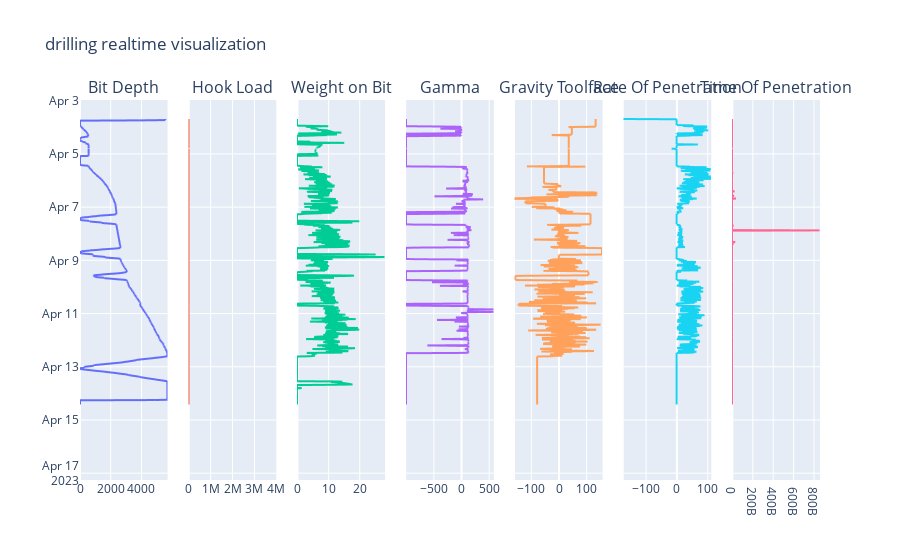

This figure's notebook cell:
### Code cell
fig.show()

### Figure 1 — Plotly figure (JSON) as saved in the notebook; plotly's stock layout.template omitted (floating-point values rounded to 4 significant figures; data arrays with more than 128 entries replaced by an {"elided": "..."} marker saying what was removed)
{"data": [{"name": "Bit Depth", "type": "scattergl", "x": {"elided": "1235 float values"}, "xaxis": "x", "y": {"elided": "1235 str values"}, "yaxis": "y"}, {"name": "Hook Load", "type": "scattergl", "x": {"elided": "1235 float values"}, "xaxis": "x2", "y": {"elided": "1235 str values"}, "yaxis": "y2"}, {"name": "Weight on Bit", "type": "scattergl", "x": {"elided": "1235 float values"}, "xaxis": "x3", "y": {"elided": "1235 str values"}, "yaxis": "y3"}, {"name": "Gamma", "type": "scattergl", "x": {"elided": "1235 float values"}, "xaxis": "x4", "y": {"elided": "1235 str values"}, "yaxis": "y4"}, {"name": "Gravity Toolface", "type": "scattergl", "x": {"elided": "1235 float values"}, "xaxis": "x5", "y": {"elided": "1235 str values"}, "yaxis": "y5"}, {"name": "Rate Of Penetration", "type": "scattergl", "x": {"elided": "1235 float values"}, "xaxis": "x6", "y": {"elided": "1235 str values"}, "yaxis": "y6"}, {"name": "Time Of Penetration", "type": "scattergl", "x": {"elided": "1235 float values"}, "xaxis": "x7", "y": {"elided": "1235 str values"}, "yaxis": "y7"}], "layout": {"annotations": [{"font": {"size": 16}, "showarrow": false, "text": "Bit Depth", "x": 0.05918, "xanchor": "center", "xref": "paper", "y": 1, "yanchor": "bottom", "yref": "paper"}, {"font": {"size": 16}, "showarrow": false, "text": "Hook Load", "x": 0.2061, "xanchor": "center", "xref": "paper", "y": 1, "yanchor": "bottom", "yref": "paper"}, {"font": {"size": 16}, "showarrow": false, "text": "Weight on Bit", "x": 0.3531, "xanchor": "center", "xref": "paper", "y": 1, "yanchor": "bottom", "yref": "paper"}, {"font": {"size": 16}, "showarrow": false, "text": "Gamma", "x": 0.5, "xanchor": "center", "xref": "paper", "y": 1, "yanchor": "bottom", "yref": "paper"}, {"font": {"size": 16}, "showarrow": false, "text": "Gravity Toolface", "x": 0.6469, "xanchor": "center", "xref": "paper", "y": 1, "yanchor": "bottom", "yref": "paper"}, {"font": {"size": 16}, "showarrow": false, "text": "Rate Of Penetration", "x": 0.7939, "xanchor": "center", "xref": "paper", "y": 1, "yanchor": "bottom", "yref": "paper"}, {"font": {"size": 16}, "showarrow": false, "text": "Time Of Penetration", "x": 0.9408, "xanchor": "center", "xref": "paper", "y": 1, "yanchor": "bottom", "yref": "paper"}], "showlegend": false, "title": {"text": "drilling realtime visualization"}, "xaxis": {"anchor": "y", "domain": [0, 0.1184]}, "xaxis2": {"anchor": "y2", "domain": [0.1469, 0.2653], "range": [-200, 4000000]}, "xaxis3": {"anchor": "y3", "domain": [0.2939, 0.4122]}, "xaxis4": {"anchor": "y4", "domain": [0.4408, 0.5592]}, "xaxis5": {"anchor": "y5", "domain": [0.5878, 0.7061]}, "xaxis6": {"anchor": "y6", "domain": [0.7347, 0.8531]}, "xaxis7": {"anchor": "y7", "domain": [0.8816, 1.0]}, "yaxis": {"anchor": "x", "autorange": "reversed", "domain": [0, 1]}, "yaxis2": {"anchor": "x2", "domain": [0, 1], "matches": "y", "showticklabels": false}, "yaxis3": {"anchor": "x3", "domain": [0, 1], "matches": "y", "showticklabels": false}, "yaxis4": {"anchor": "x4", "domain": [0, 1], "matches": "y", "showticklabels": false}, "yaxis5": {"anchor": "x5", "domain": [0, 1], "matches": "y", "showticklabels": false}, "yaxis6": {"anchor": "x6", "domain": [0, 1], "matches": "y", "showticklabels": false}, "yaxis7": {"anchor": "x7", "domain": [0, 1], "matches": "y", "showticklabels": false}}}
